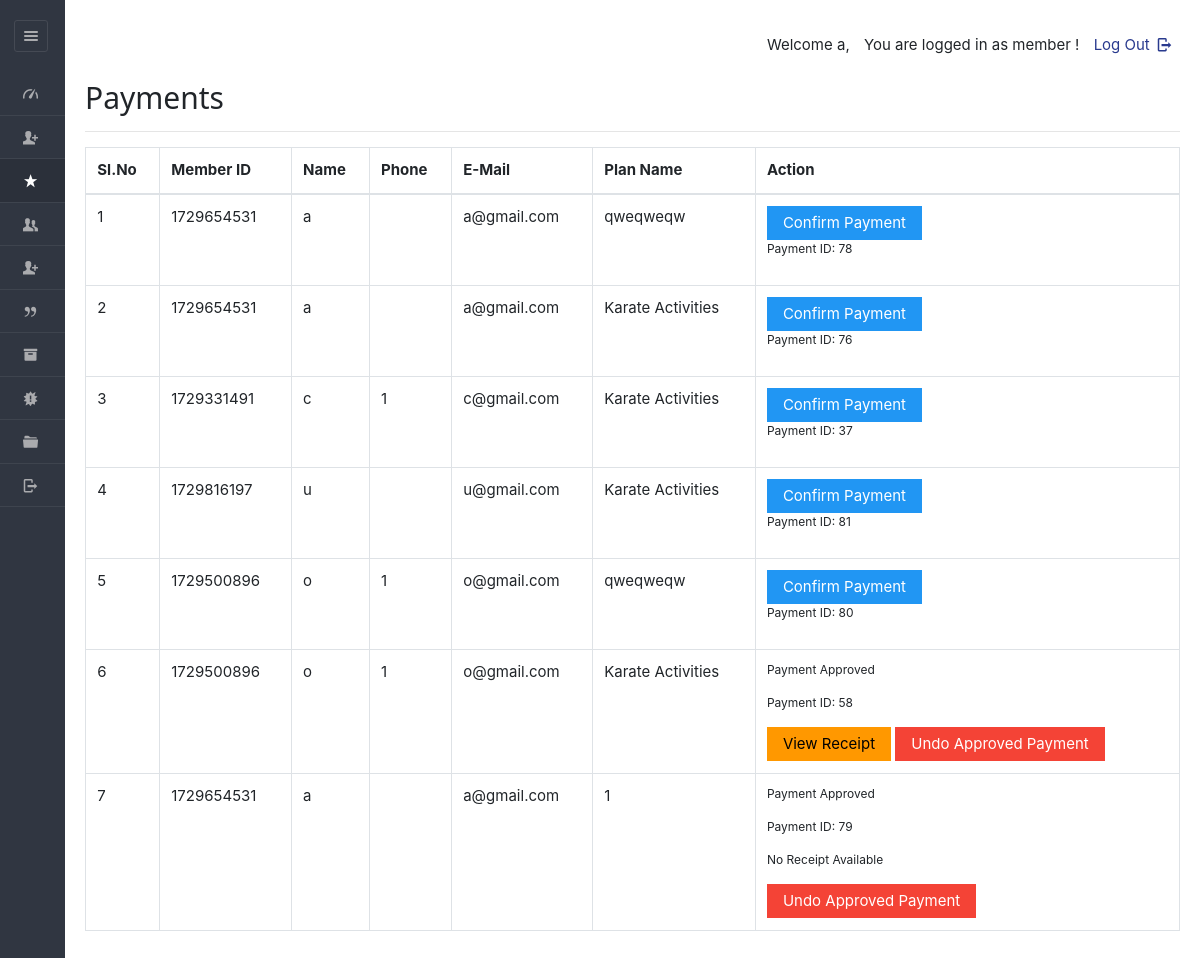
The page /dashboard/admin/payments.php (signed in) on the database as committed earlier.
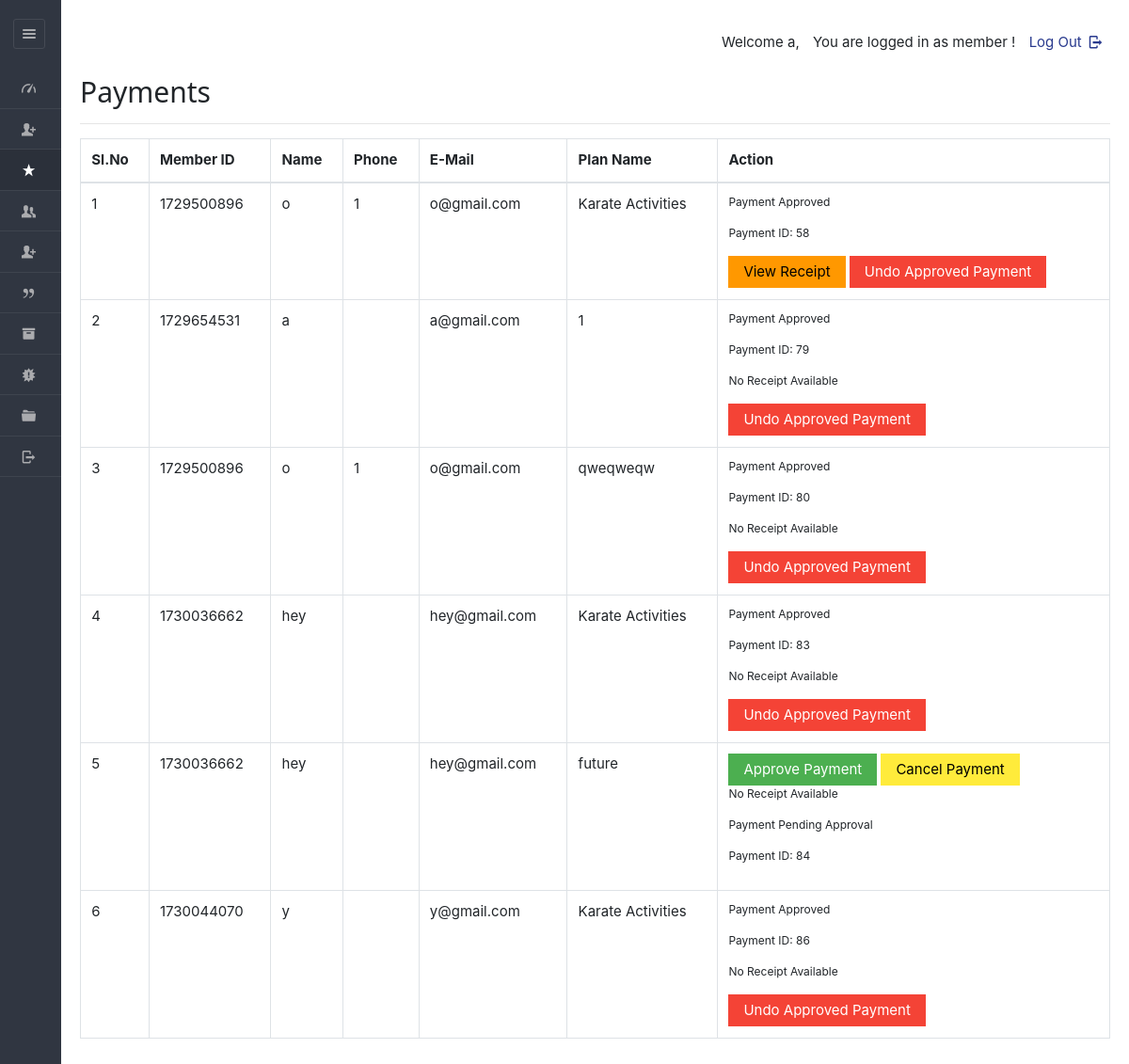
The same page on the database as committed later.
### tables this page shows
CREATE TABLE IF NOT EXISTS `enrolls_to` (
  `et_id` int NOT NULL AUTO_INCREMENT,
  `planid` varchar(8) NOT NULL,
  `userid` varchar(20) NOT NULL,
  `paid_date` varchar(40) NOT NULL,
  `expire` varchar(40) NOT NULL,
  `hasPaid` varchar(5) NOT NULL DEFAULT 'no',
  `hasApproved` varchar(5) NOT NULL,
  `receiptIMG` varchar(100) NOT NULL,
  PRIMARY KEY (`et_id`)
);

CREATE TABLE IF NOT EXISTS `users` (
  `userid` varchar(20) NOT NULL,
  `pass_key` varchar(100) NOT NULL,
  `imageid` varchar(200) NOT NULL,
  `username` varchar(40) NOT NULL,
  `fullName` varchar(100) NOT NULL,
  `gender` varchar(8) NOT NULL,
  `mobile` varchar(20) NOT NULL,
  `email` varchar(200) NOT NULL,
  `dob` varchar(40) NOT NULL,
  `joining_date` varchar(40) NOT NULL,
  `hasApproved` varchar(10) DEFAULT NULL,
  PRIMARY KEY (`userid`)
);

CREATE TABLE IF NOT EXISTS `plan` (
  `planid` varchar(8) NOT NULL,
  `planName` varchar(20) NOT NULL,
  `description` varchar(200) NOT NULL,
  `planType` varchar(50) NOT NULL,
  `startDate` varchar(50) NOT NULL,
  `endDate` varchar(50) NOT NULL,
  `duration` int NOT NULL,
  `validity` varchar(20) NOT NULL DEFAULT 'Lifetime',
  `amount` int NOT NULL DEFAULT '0',
  `active` varchar(255) NOT NULL,
  PRIMARY KEY (`planid`)
);

### dashboard/admin/payments.php (the view, shortened to what the changed rows need)
<!DOCTYPE html>
<html lang="en">
<head>
    <link rel="stylesheet" href="../../css/style.css"  id="style-resource-5">
    <link rel="stylesheet" href="../../css/dashMain.css">
    <link rel="stylesheet" type="text/css" href="../../css/entypo.css">
    <link href="a1style.css" type="text/css" rel="stylesheet">
	<link rel="stylesheet" href="../../css/bootstrap.min.css">
    <link rel="stylesheet" href="../../css/insidedashboard.css">
	<link rel="stylesheet" href="../../css/dashboard/sidebar.css">
</head>
      <body class="page-body  page-fade" onload="collapseSidebar()">
    	<div class="page-container sidebar-collapsed" id="navbarcollapse">
    		<?php include('nav.php'); ?>
    		<div class="main-content">
				<h2>Payments</h2>
<table class="table table-bordered">
    <thead>
        <tr>
            <th>Sl.No</th>
            <th>Member ID</th>
            <th>Name</th>
            <th>Phone</th>
            <th>E-Mail</th>
            <th>Plan Name</th>
            <th>Action</th>
        </tr>
    </thead>
    <tbody>
<?php
$query = "SELECT e.*, u.username, u.mobile, u.email, p.planName
          FROM enrolls_to e
          JOIN users u ON e.userid = u.userid
          JOIN plan p ON e.planid = p.planid
          ORDER BY e.expire";
$result = mysqli_query($con, $query);
$sno = 1;
if (mysqli_num_rows($result) > 0) {
    while ($row = mysqli_fetch_array($result, MYSQLI_ASSOC)) {
        $uid = $row['userid'];
        $planid = $row['planid'];
        $planName = $row['planName'];
        $hasPaid = $row['hasPaid'];
        $hasApproved = $row['hasApproved'];
        $et_id = $row['et_id'];
        $receiptIMG = $row['receiptIMG'];
        echo "<tr>";
        echo "<td>" . $sno . "</td>";
        echo "<td>" . htmlspecialchars($row['userid']) . "</td>";
        echo "<td>" . htmlspecialchars($row['username']) . "</td>";
        echo "<td>" . htmlspecialchars($row['mobile']) . "</td>";
        echo "<td>" . htmlspecialchars($row['email']) . "</td>";
        echo "<td>" . htmlspecialchars($planName) . "</td>";
        $sno++;
        if ($hasPaid === 'no') {
            echo "<td>
                    <form action='make_payments.php' method='post'>
                        <input type='hidden' name='userID' value='" . htmlspecialchars($uid) . "'/>
                        <input type='hidden' name='planID' value='" . htmlspecialchars($planid) . "'/>
                        <input type='hidden' name='et_id' value='" . htmlspecialchars($et_id) . "'/>
                        <input type='submit' class='a1-btn a1-blue' value='Confirm Payment'/>
                    </form>
                    <p>Payment ID: $et_id</p>
                  </td>";
        } elseif ($hasPaid === 'yes' && $hasApproved === 'no') {
            echo "<td>
                    <form action='make_payments.php' method='post' style='display:inline;'>
                        <input type='hidden' name='userID' value='" . htmlspecialchars($uid) . "'/>
                        <input type='hidden' name='planID' value='" . htmlspecialchars($planid) . "'/>
                        <input type='hidden' name='et_id' value='" . htmlspecialchars($et_id) . "'/>
                        <input type='submit' class='a1-btn a1-green' value='Approve Payment'/>
                    </form>
                    <form action='cancel_payment.php' method='post' style='display:inline;'>
                        <input type='hidden' name='et_id' value='" . htmlspecialchars($et_id) . "'/>
                        <input type='hidden' name='userID' value='" . htmlspecialchars($uid) . "'/>
                        <input type='submit' class='a1-btn a1-yellow' value='Cancel Payment' onclick='return confirm(\"Are you sure you want to cancel this payment?\");'/>
                    </form>";
            if (!empty($receiptIMG)) {
                echo "<a href='$receiptIMG' class='a1-btn a1-orange' target='_blank'>View Receipt</a>";
            } else {
                echo "<p>No Receipt Available</p>";
            }
			echo"<p>Payment Pending Approval</p>
                    <p>Payment ID: $et_id</p>
                  </td>";
        } elseif ($hasPaid === 'yes' && $hasApproved === 'yes') {
            echo "<td>
                    <p>Payment Approved</p>
                    <p>Payment ID: $et_id</p>";
            if (!empty($receiptIMG)) {
                echo "<a href='$receiptIMG' class='a1-btn a1-orange' target='_blank'>View Receipt</a>";
            } else {
                echo "<p>No Receipt Available</p>";
            }
            echo "<form action='undo_payment.php' method='post' style='display:inline;'>
                    <input type='hidden' name='et_id' value='" . htmlspecialchars($et_id) . "'/>
                    <input type='hidden' name='userID' value='" . htmlspecialchars($uid) . "'/>
                    <input type='hidden' name='planID' value='" . htmlspecialchars($planid) . "'/>
                    <input type='submit' class='a1-btn a1-red' value='Undo Approved Payment' onclick='return confirm(\"Are you sure you want to undo this payment?\");'/>
                  </form>";
            echo "</td>";
        } else {
            echo "<td>No Action Needed</td>";
        }
        echo "</tr>";
    }
} else {
    echo "<tr><td colspan='7'>No records found</td></tr>";
}
?>
    </tbody>
</table>
    	</div>
    </body>
</html>

Rows that differ between the two databases and show on the page:
removed enrolls_to: userid "1729654531", userid.username "a", userid.email "a@gmail.com", planid.planName "qweqweqw", et_id "78"
removed enrolls_to: userid "1729654531", userid.username "a", userid.email "a@gmail.com", planid.planName "Karate Activities", et_id "76"
removed enrolls_to: userid "1729331491", userid.username "c", userid.mobile "1", userid.email "c@gmail.com", planid.planName "Karate Activities", et_id "37"
removed enrolls_to: userid "1729816197", userid.username "u", userid.email "u@gmail.com", planid.planName "Karate Activities", et_id "81"
changed enrolls_to "qweqweqw": hasPaid "no" → "yes" (drawn); value "Confirm Payment" → "Undo Approved Payment"; moves down the list
added enrolls_to: userid "1730036662", userid.username "hey", userid.email "hey@gmail.com", planid.planName "Karate Activities", et_id "83", shows "No Receipt Available"
added enrolls_to: userid "1730036662", userid.username "hey", userid.email "hey@gmail.com", planid.planName "future", shows "No Receipt Available", et_id "84"
added enrolls_to: userid "1730044070", userid.username "y", userid.email "y@gmail.com", planid.planName "Karate Activities", et_id "86", shows "No Receipt Available"
